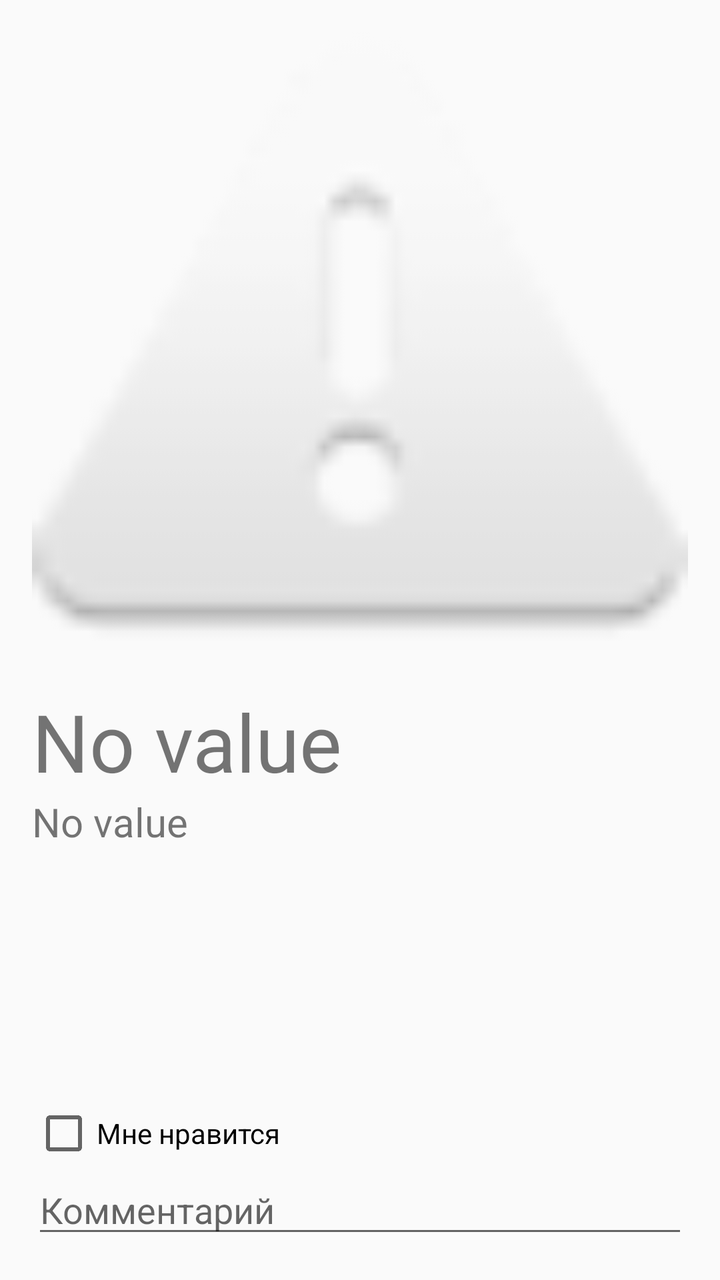
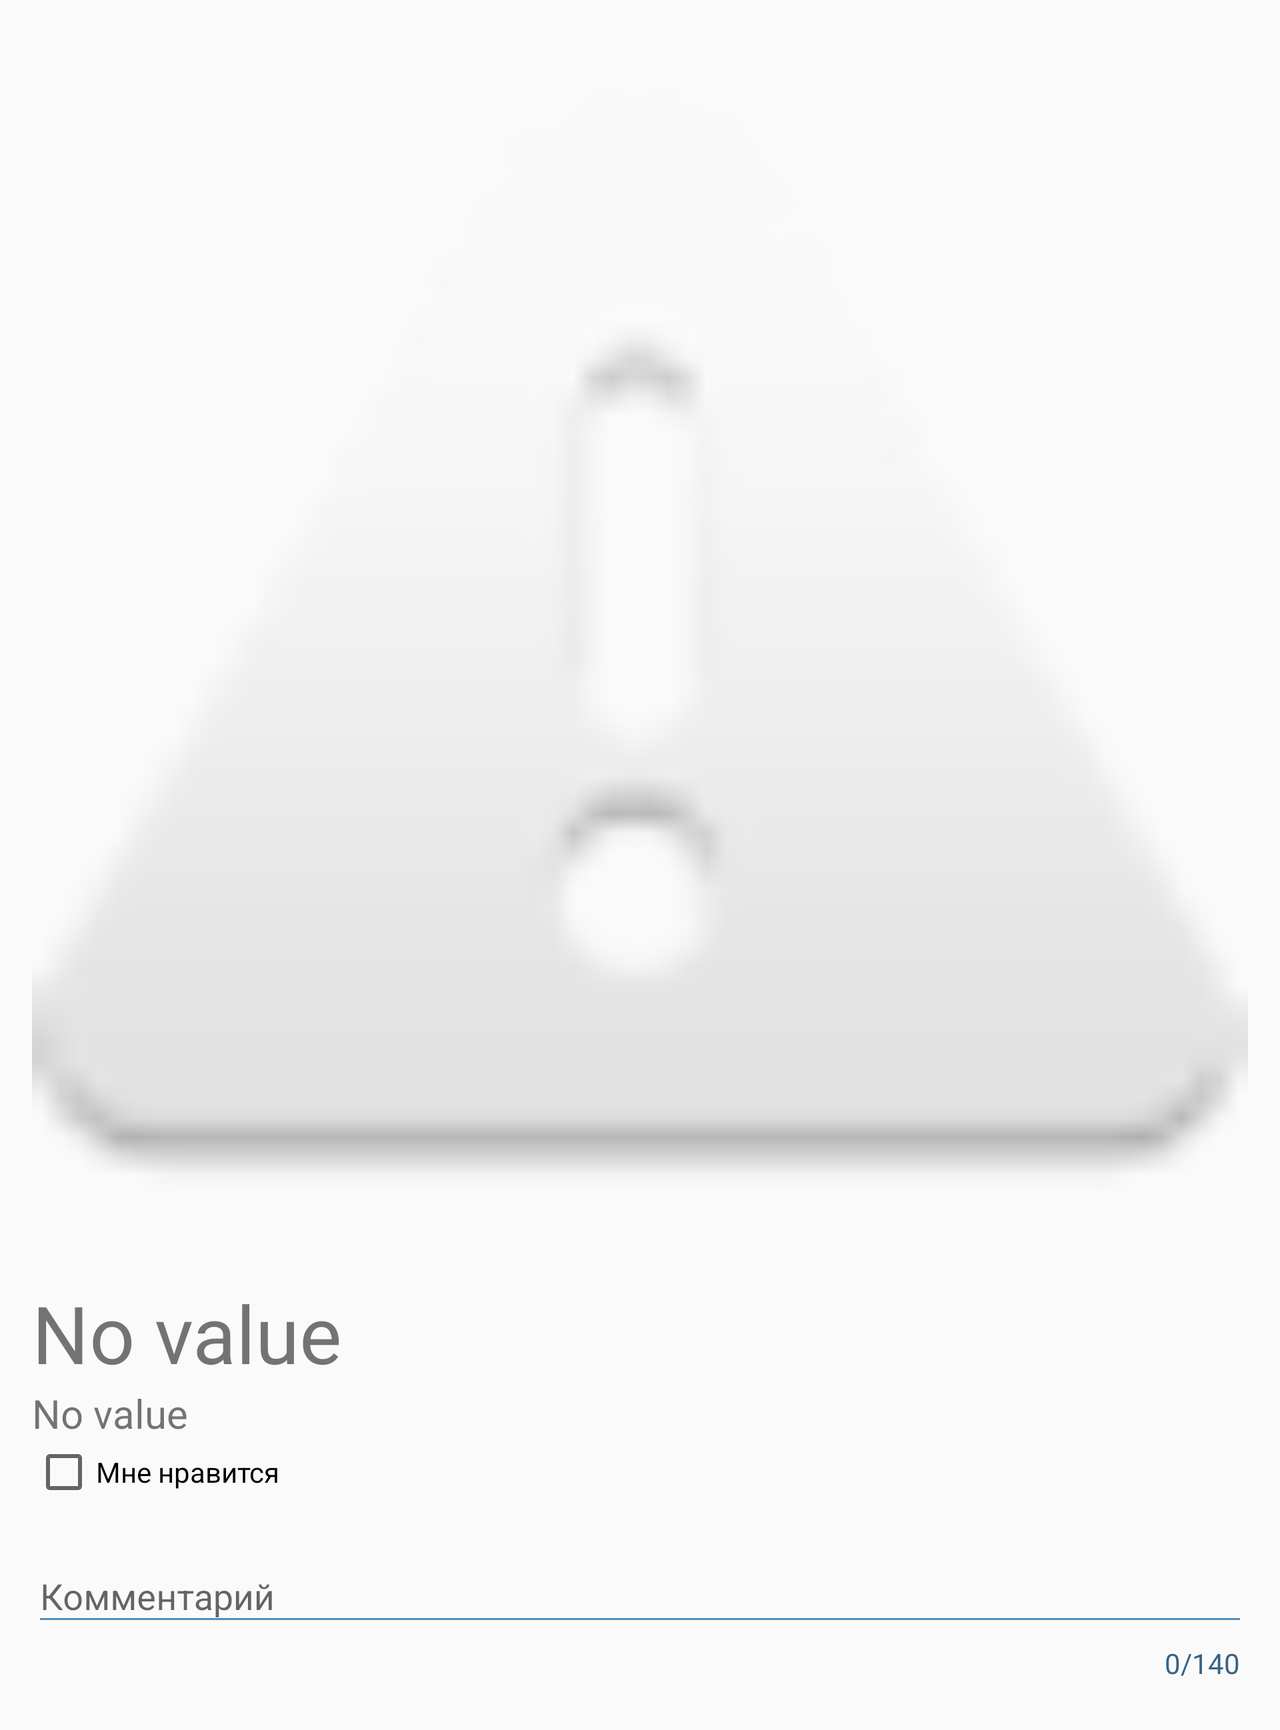

One screen, two layout resources from the same app: the default and the repository's alternative for another configuration. Each is rendered where Android would select it; the XML of both is given below.
<!-- AndroidManifest.xml: application theme AppTheme -->
<!-- res/layout/activity_detail.xml -->
<?xml version="1.0" encoding="utf-8"?>
<androidx.constraintlayout.widget.ConstraintLayout xmlns:android="http://schemas.android.com/apk/res/android"
    xmlns:app="http://schemas.android.com/apk/res-auto"
    xmlns:tools="http://schemas.android.com/tools"
    android:layout_width="match_parent"
    android:layout_height="match_parent"
    android:layout_marginHorizontal="@dimen/default_margin"
    android:orientation="vertical">

    <ScrollView
        android:id="@+id/all_detail_scroll_view"
        android:layout_width="match_parent"
        android:layout_height="0dp"
        android:fillViewport="true"
        android:scrollbars="none"
        app:layout_constraintBottom_toTopOf="@+id/like_detail_checkbox"
        app:layout_constraintStart_toStartOf="parent"
        app:layout_constraintTop_toTopOf="parent">

        <LinearLayout
            android:layout_width="match_parent"
            android:layout_height="wrap_content"
            android:orientation="vertical">

            <ImageView
                android:id="@+id/film_photo_image_view"
                android:layout_width="match_parent"
                android:layout_height="wrap_content"
                android:layout_marginTop="@dimen/default_margin"
                android:adjustViewBounds="true"
                android:scaleType="centerCrop"
                app:srcCompat="@android:drawable/ic_dialog_alert"
                tools:ignore="ContentDescription" />

            <TextView
                android:id="@+id/title_detail_text_view"
                android:layout_width="wrap_content"
                android:layout_height="wrap_content"
                android:text="@string/no_text"
                android:textSize="@dimen/title_detail_size" />

            <TextView
                android:id="@+id/article_detail_text_view"
                android:layout_width="wrap_content"
                android:layout_height="wrap_content"
                android:text="@string/no_text"
                android:textSize="@dimen/article_detail_size" />
        </LinearLayout>
    </ScrollView>

    <CheckBox
        android:id="@+id/like_detail_checkbox"
        android:layout_width="wrap_content"
        android:layout_height="wrap_content"
        android:gravity="center"
        android:text="@string/like_checkbox_text"
        app:layout_constraintBottom_toTopOf="@id/comment_detail_edit_text"
        app:layout_constraintStart_toStartOf="parent" />

    <EditText
        android:id="@+id/comment_detail_edit_text"
        android:layout_width="match_parent"
        android:layout_height="wrap_content"
        android:layout_marginBottom="@dimen/default_margin"
        android:autofillHints="comment"
        android:hint="@string/comment_hint"
        android:inputType="text"
        app:layout_constraintBottom_toBottomOf="parent"
        app:layout_constraintStart_toStartOf="parent" />
</androidx.constraintlayout.widget.ConstraintLayout>
<!-- resources referenced by this layout -->
<resources>
  <dimen name="article_detail_size">20sp</dimen>
  <dimen name="default_margin">16dp</dimen>
  <dimen name="title_detail_size">40sp</dimen>
  <string name="comment_hint">Комментарий</string>
  <string name="like_checkbox_text">Мне нравится</string>
  <string name="no_text">No value</string>
  <style name="AppTheme" parent="Theme.AppCompat.Light.DarkActionBar">
          <item name="colorPrimary">@color/colorPrimary</item>
          <item name="colorPrimaryDark">@color/colorPrimaryDark</item>
          <item name="colorAccent">@color/colorAccent</item>
      </style>
  <color name="colorPrimary">#508EBF</color>
  <color name="colorPrimaryDark">#376385</color>
  <color name="colorAccent">#DD6360</color>
</resources>
<!-- res/layout-land/activity_detail.xml (the repository's variant of the layout above) -->
<!-- drawn on the phone turned sideways -->
<?xml version="1.0" encoding="utf-8"?>
<ScrollView xmlns:android="http://schemas.android.com/apk/res/android"
    xmlns:app="http://schemas.android.com/apk/res-auto"
    xmlns:tools="http://schemas.android.com/tools"
    android:id="@+id/all_detail_scroll_view"
    android:layout_width="match_parent"
    android:layout_height="wrap_content"
    android:layout_margin="@dimen/default_margin"
    android:fillViewport="true"
    android:scrollbars="none"
    app:layout_constraintStart_toStartOf="parent"
    app:layout_constraintTop_toTopOf="parent">

    <LinearLayout
        android:layout_width="match_parent"
        android:layout_height="wrap_content"
        android:orientation="vertical">

        <ImageView
            android:id="@+id/film_photo_image_view"
            android:layout_width="match_parent"
            android:layout_height="wrap_content"
            android:layout_marginTop="@dimen/default_margin"
            android:adjustViewBounds="true"
            android:scaleType="centerCrop"
            app:srcCompat="@android:drawable/ic_dialog_alert"
            tools:ignore="ContentDescription" />

        <TextView
            android:id="@+id/title_detail_text_view"
            android:layout_width="wrap_content"
            android:layout_height="wrap_content"
            android:text="@string/no_text"
            android:textSize="@dimen/title_detail_size" />

        <TextView
            android:id="@+id/article_detail_text_view"
            android:layout_width="wrap_content"
            android:layout_height="wrap_content"
            android:text="@string/no_text"
            android:textSize="@dimen/article_detail_size" />

        <CheckBox
            android:id="@+id/like_detail_checkbox"
            android:layout_width="wrap_content"
            android:layout_height="wrap_content"
            android:text="@string/like_checkbox_text"
            app:layout_constraintBottom_toTopOf="@id/comment_detail_edit_text"
            app:layout_constraintStart_toStartOf="parent" />

        <com.google.android.material.textfield.TextInputLayout
            android:id="@+id/comment_detail_text_input_layout"
            android:layout_width="match_parent"
            android:layout_height="wrap_content"
            android:layout_marginVertical="@dimen/small_margin"
            app:counterEnabled="true"
            app:counterMaxLength="140"
            app:counterOverflowTextAppearance="@style/CounterOverFlow"
            app:counterTextAppearance="@style/CounterText"
            app:hintTextAppearance="@style/HintText">

            <EditText
                android:id="@+id/comment_detail_edit_text"
                android:layout_width="match_parent"
                android:layout_height="wrap_content"
                android:autofillHints="comment"
                android:hint="@string/comment_hint"
                android:inputType="text"
                app:layout_constraintBottom_toBottomOf="parent"
                app:layout_constraintStart_toStartOf="parent"
                android:backgroundTint="@color/colorPrimary"/>
        </com.google.android.material.textfield.TextInputLayout>
    </LinearLayout>
</ScrollView>
<!-- resources referenced by the variant -->
<!-- as the phone turned sideways resolves them -->
<resources>
  <color name="colorPrimary">#508EBF</color>
  <dimen name="article_detail_size">20sp</dimen>
  <dimen name="default_margin">16dp</dimen>
  <dimen name="small_margin">8dp</dimen>
  <dimen name="title_detail_size">40sp</dimen>
  <string name="comment_hint">Комментарий</string>
  <string name="like_checkbox_text">Мне нравится</string>
  <string name="no_text">No value</string>
  <style name="CounterOverFlow" parent="TextAppearance.Design.Counter.Overflow">
          <item name="android:textColor">@android:color/holo_red_dark</item>
      </style>
  <style name="CounterText" parent="TextAppearance.Design.Counter">
          <item name="android:textSize">14sp</item>
          <item name="android:textColor">@color/colorPrimaryDark</item>
      </style>
  <style name="HintText" parent="TextAppearance.Design.Hint">
          <item name="android:textSize">18sp</item>
          <item name="android:textColor">@color/colorPrimary</item>
      </style>
  <style name="AppTheme" parent="Theme.AppCompat.Light.DarkActionBar">
          <item name="colorPrimary">@color/colorPrimary</item>
          <item name="colorPrimaryDark">@color/colorPrimaryDark</item>
          <item name="colorAccent">@color/colorAccent</item>
      </style>
  <color name="colorPrimaryDark">#376385</color>
  <color name="colorAccent">#DD6360</color>
</resources>
